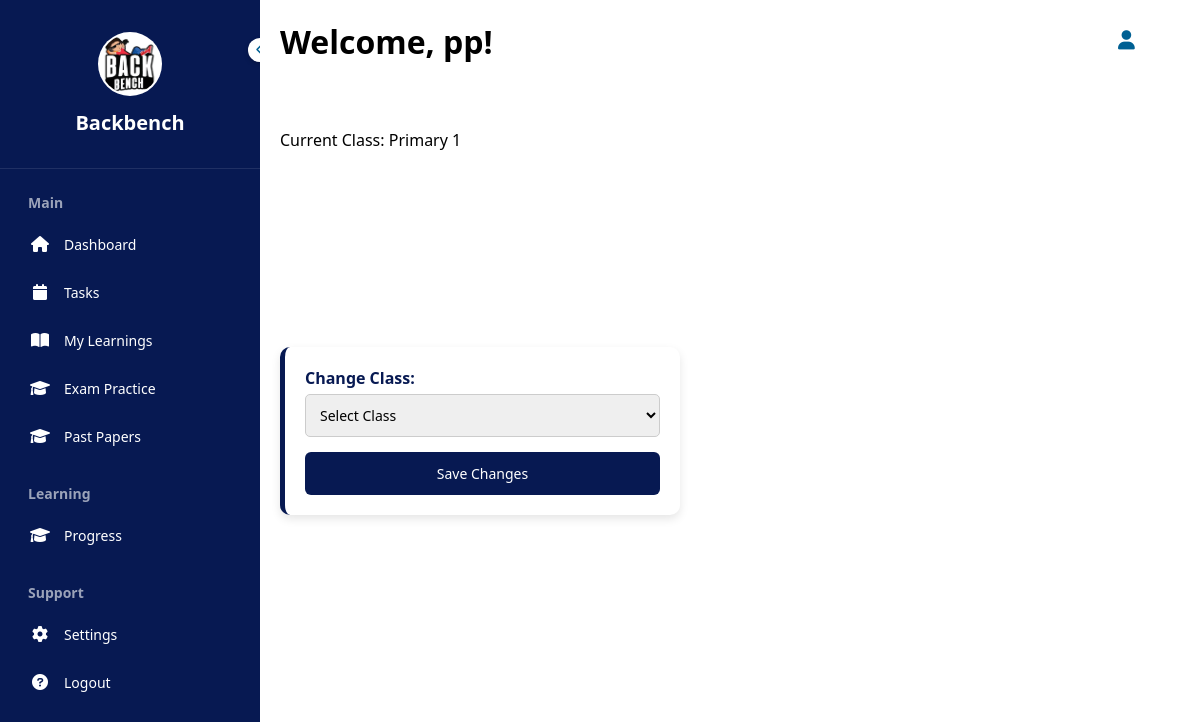
Page /settings (signed in) on the earlier database version.
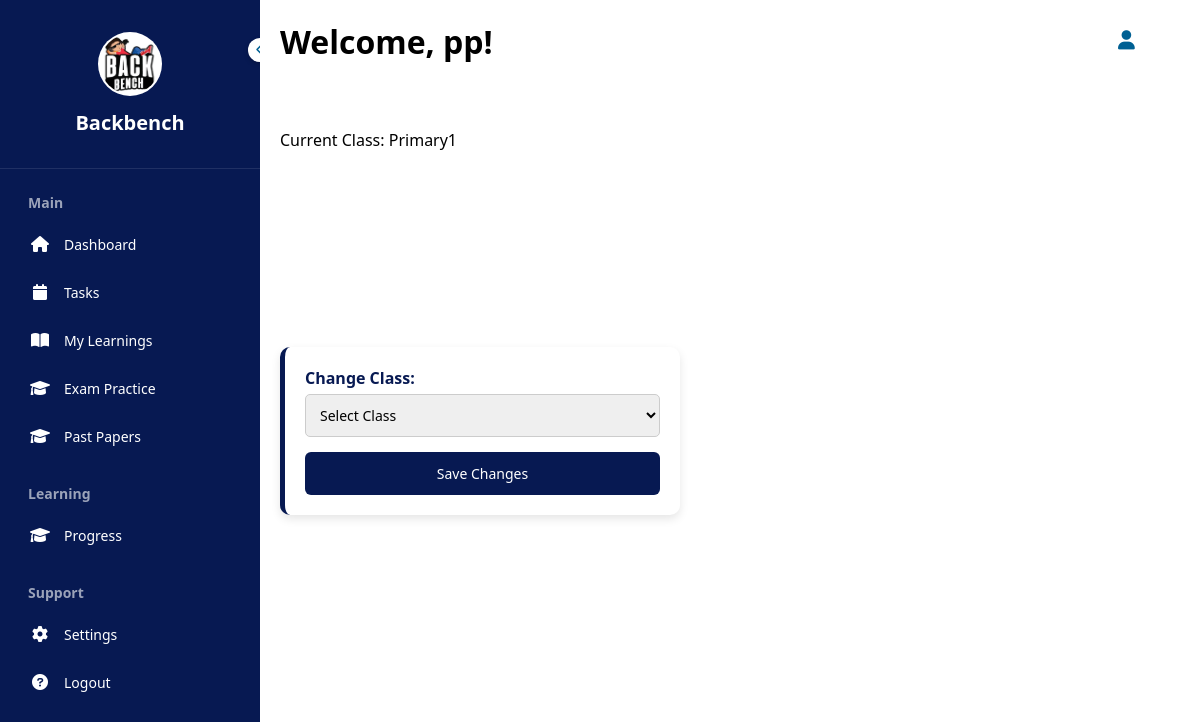
Same page on the later database version.
### app.py (models this page shows)
class User(db.Model, UserMixin):
    id = db.Column(db.Integer, primary_key=True)
    username = db.Column(db.String(20), unique=True, nullable=False)
    password = db.Column(db.String(60), nullable=False)
    student_class = db.Column(db.String(50), nullable=False)
    wallet_balance = db.Column(db.Float, default=0.0)  # New field to store total balance

### app.py (the view)
@app.route("/settings")
@login_required
def settings():
    return render_template("settings.html")

### app.py (called while the page is built)
@login_manager.user_loader
def load_user(user_id):
    return User.query.get(int(user_id))

### templates/settings.html (shortened to what this page needs)
<!DOCTYPE html>
<html lang="en">
<head>
    <link href="https://cdnjs.cloudflare.com/ajax/libs/font-awesome/6.0.0/css/all.min.css" rel="stylesheet">
</head>
<body>
    <div class="user-profile">
        <div class="user-profile-info" onclick="toggleDropdown()">
            <div class="user-avatar">
                <i class="fas fa-user"></i>
            </div>
            <span class="user-name">{{ current_user.username }}</span>
        </div>
    </div>
    <div class="sidebar" id="sidebar">
        <div class="logo-container">
            <img src="static/logo2.png" alt="Logo">
            <h2>Backbench</h2>
        </div>
        <div class="toggle-btn" onclick="toggleSidebar()">
            <i class="fas fa-chevron-left" id="toggle-icon"></i>
        </div>
        <div class="nav-sections">
            <div class="section">
                <h3 class="section-title">Main</h3>
                <ul class="nav-links">
                     <li><a href="{{ url_for('dashboard') }}" class="nav-link">
                        <i class="fas fa-home"></i>
                        <span>Dashboard</span>
                    </a></li>
                    <li><a href="{{ url_for('task') }}" class="nav-link">
                        <i class="fas fa-calendar"></i>
                        <span>Tasks</span>
                    </a></li>
                    <li><a href="{{ url_for('user_home') }}" class="nav-link">
                        <i class="fas fa-book-open"></i>
                        <span>My Learnings</span>
                    </a></li>
                     <li><a href="{{ url_for('papers') }}" class="nav-link">
                        <i class="fas fa-graduation-cap"></i>
                        <span>Exam Practice</span>
                    </a></li>
                    <li><a href="{{ url_for('papers') }}" class="nav-link">
                        <i class="fas fa-graduation-cap"></i>
                        <span>Past Papers</span>
                    </a></li>
                </ul>
            </div>
            <div class="section">
                <h3 class="section-title">Learning</h3>
                <ul class="nav-links">
                     <li><a  href="{{ url_for('attempts') }}" class="nav-link">
                        <i class="fas fa-graduation-cap"></i>
                        <span>Progress</span>
                    </a></li>
                </ul>
            </div>
            <div class="section">
                <h3 class="section-title">Support</h3>
                    <ul class="nav-links">
                    <li><a href="{{ url_for('settings') }}" class="nav-link">
                        <i class="fas fa-cog"></i>
                        <span>Settings</span>
                    </a></li>
                     <li><a href="{{ url_for('logout') }}" class="nav-link">
                        <i class="fas fa-question-circle"></i>
                        <span>Logout</span>
                    </a></li>
                </ul>
            </div>
        </div>
    </div>
     <div class="main-content">
        <h1>Welcome, {{ current_user.username }}!</h1>
        <div class="current-class">
            Current Class: <span>{{ current_user.student_class }}</span>
        </div>
<form method="POST" action="{{ url_for('change_class') }}" class="styled-form">
    <div class="form-group">
        <label for="class">Change Class:</label>
        <select id="class" name="class" required>
            <option value="">Select Class</option>
        </select>
    </div>
    <button type="submit" class="btn-submit">Save Changes</button>
</form>
    </div>
</body>
</html>

### templates/settings.html (style rules this page uses)
* { margin: 0; padding: 0; box-sizing: border-box; font-family: 'Segoe UI', Tahoma, Geneva, Verdana, sans-serif; }
body { min-height: 100vh; position: relative; }
.sidebar { position: fixed; top: 0; left: 0; height: 100%; width: 260px; background: #071952; transition: all 0.3s ease; overflow-y: auto; z-index: 1001; }
.logo-container { padding: 2rem 0; text-align: center; border-bottom: 1px solid rgba(255, 255, 255, 0.1); }
.logo-container img { width: 64px; height: 64px; border-radius: 50%; background: white; padding: 2px; }
.logo-container h2 { color: white; margin-top: 0.5rem; font-size: 1.25rem; transition: opacity 0.3s ease; }
.toggle-btn { position: absolute; top: 38px; right: -12px; width: 24px; height: 24px; background: white; border-radius: 50%; display: flex; align-items: center; justify-content: center; cursor: pointer; box-shadow: 0 2px 5px rgba(0, 0, 0, 0.2); }
.toggle-btn i { color: #006093; font-size: 12px; }
.nav-sections { padding: 1.5rem 1rem; }
.section { margin-bottom: 1.5rem; }
.section-title { color: rgba(255, 255, 255, 0.6); font-size: 0.875rem; padding: 0 0.75rem; margin-bottom: 0.5rem; }
.nav-links { list-style: none; }
.nav-link { display: flex; align-items: center; padding: 0.75rem; color: white; text-decoration: none; border-radius: 0.5rem; transition: background-color 0.2s ease; }
.nav-link i { width: 24px; height: 24px; display: flex; align-items: center; justify-content: center; transition: transform 0.2s ease; }
.nav-link span { margin-left: 0.75rem; font-size: 0.875rem; white-space: nowrap; }
.main-content { margin-left: 260px; padding: 20px; transition: margin-left 0.3s ease; }
.user-profile { position: fixed; top: 0; right: 0; padding: 1rem; display: flex; align-items: center; gap: 1rem; z-index: 1001; }
.user-profile-info { display: flex; align-items: center; gap: 0.5rem; background: rgba(255, 255, 255, 0.1); padding: 0.5rem 1rem; border-radius: 50px; cursor: pointer; position: relative; }
.user-avatar { width: 32px; height: 32px; border-radius: 50%; background: #fff; display: flex; align-items: center; justify-content: center; }
.user-avatar i { color: #006093; font-size: 1.2rem; }
.user-name { color: white; font-size: 0.9rem; font-weight: 500; }
.styled-form { background: #ffffff; padding: 20px; border-radius: 10px; box-shadow: 0 4px 10px rgba(0, 0, 0, 0.1); max-width: 400px; margin-top: 20px; border-left: 5px solid #071952; }
.styled-form .form-group { margin-bottom: 15px; display: flex; flex-direction: column; }
.styled-form label { font-weight: 600; color: #071952; margin-bottom: 5px; }
.styled-form select { padding: 10px; font-size: 14px; border: 1px solid #ccc; border-radius: 5px; outline: none; transition: 0.3s; }
.btn-submit { background: #071952; color: white; border: none; padding: 12px 18px; font-size: 14px; border-radius: 6px; cursor: pointer; width: 100%; transition: background 0.3s ease; }
:root { --primary-color: #006093; --secondary-color: #f8f9fa; --accent-color: #ff6b6b; --text-color: #333; --border-color: #e0e0e0; }

Differences in the rows shown:
changed User "pp": student_class "Primary 1" → "Primary1"
